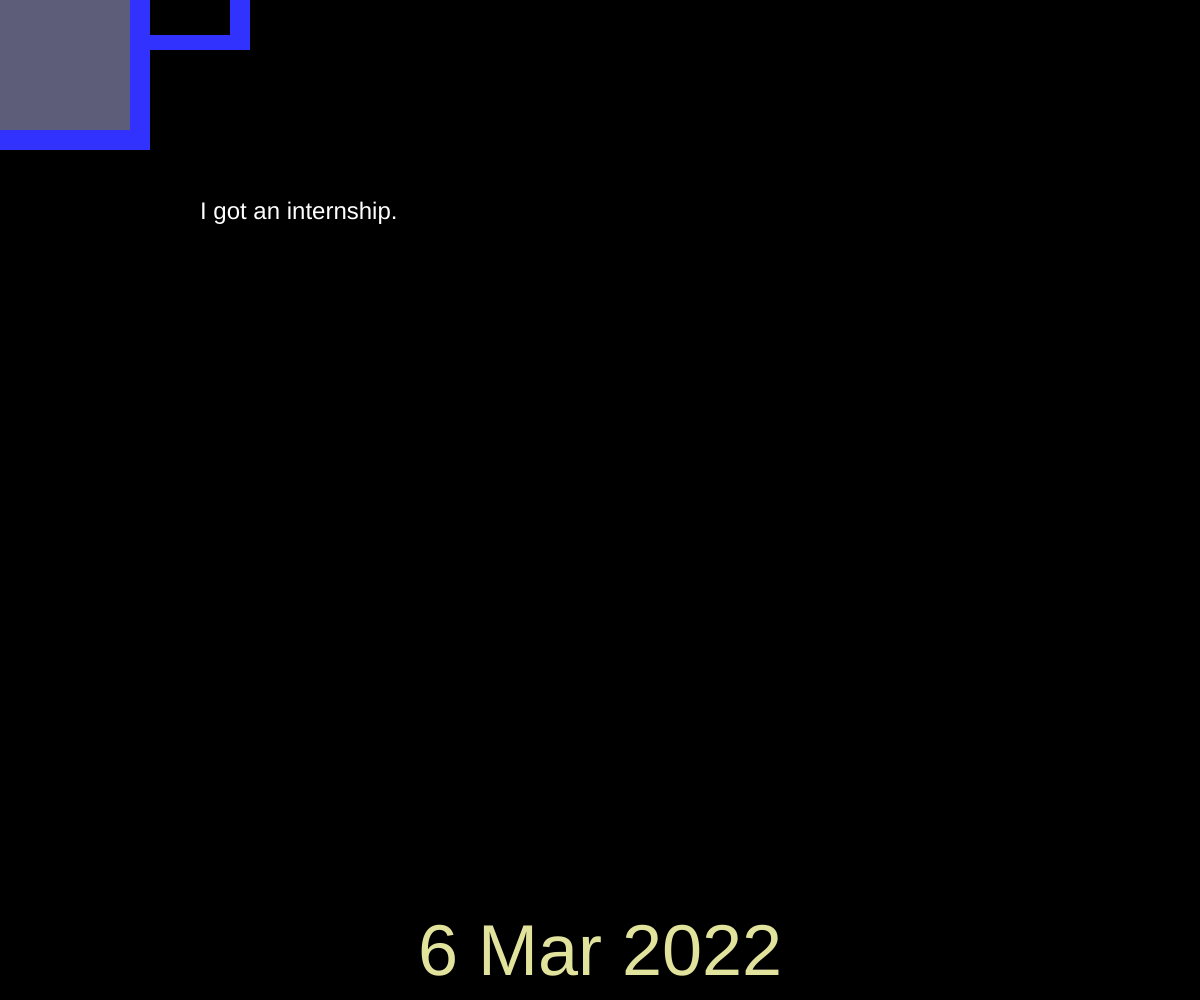
Frame 1 (no input)
Frame 60 (no input): identical to frame 1, image omitted
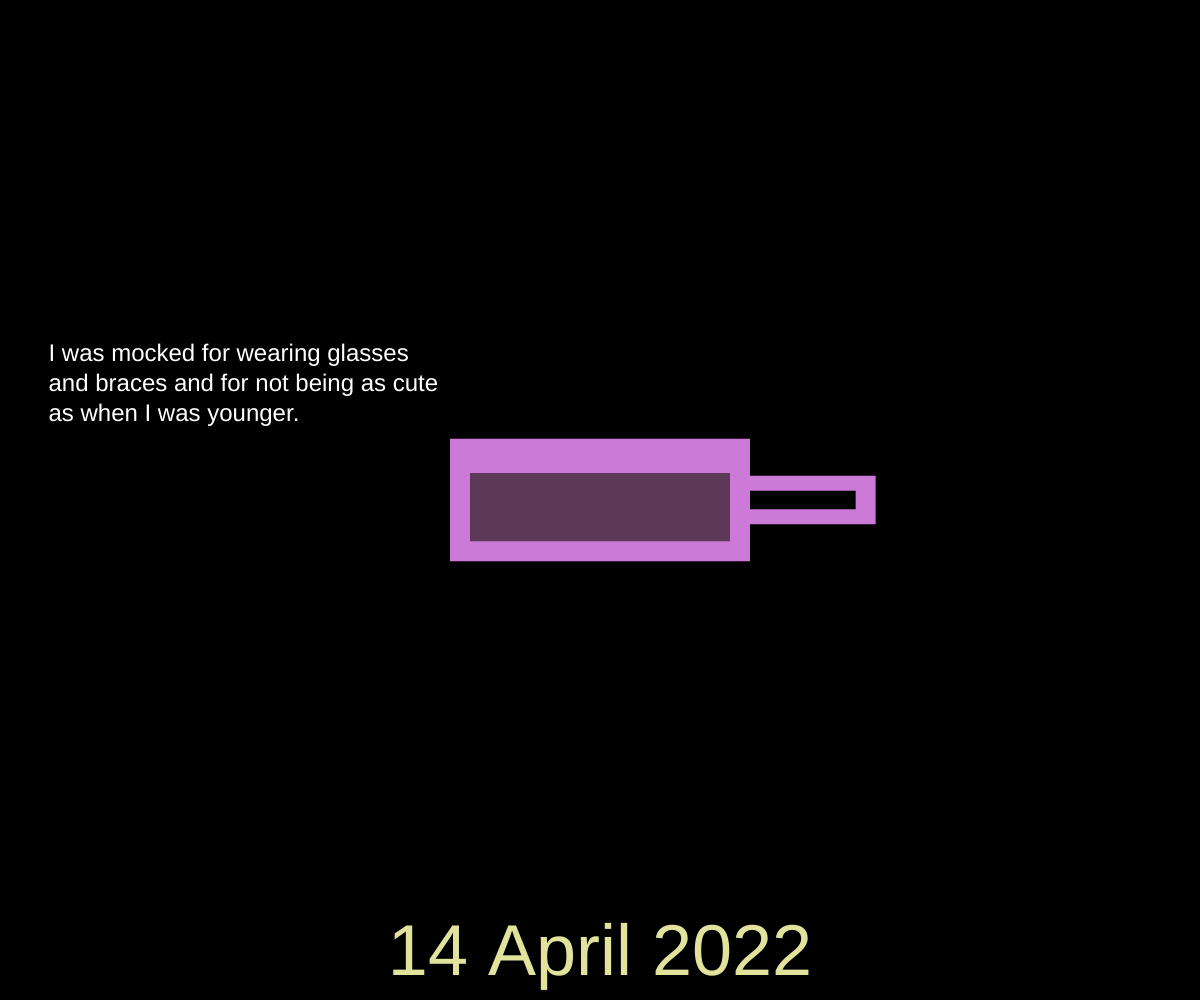
Frame 120 (the mouse pressed at the canvas centre since frame 60)

The p5.js sketch that drew these frames (run headless with seeded random() and noise() and a simulated clock; from frame 60 on, the mouse is pressed at the canvas centre):

// p5.js sketch
// ── sketch.js
var words = [
  "I got an internship.",
  "I got a cat named Omu.",
  "I was late for a morning quiz and was not allowed to take an exam.",
  "I have gain 2 kg.",
  "I got rejected from school cheerleader club.",
  "I did not pass a math exam. My friend barely passed, so I told her I was even worse don't worry. She told me she didn't want to compare herself to my level, which was lower.",
  "I was told 'you'd better continue doing law. stop doing this.' ",
  "I was mocked for wearing glasses and braces and for not being as cute as when I was younger.",
  "It rained so bad and I did not have an umbrella. My socks were wet, but I needed to sit through a solid 3-hour class.",
  "I was told by a friend that 'You're cute...if you lost some weight.",
];
var dates = [
  "6 Mar 2022",
  "14 April 2022",
  "11 May 2022",
  "21 Jun 2022",
  "30 Jul 2022",
  "31 Aug 2022",
  "25 Sep 2022",
  "1 Oct 2022",
  "17 Nov 2022",
  "10 Dec 2022",
];
var index = 0;
var chooseWords;
var chooseDates;

var x = 200;
var y = 200;

function setup() {
  createCanvas(windowWidth, windowHeight);
  coffee = new Coffee();
  chooseWords = words[0];
}

function draw() {
  background(0);
  coffee.show();

  textAlign(CENTER);
  textFont("Helvetica");
  colorMode(HSB);
  fill(62, 31, 89);
  textSize(72);
  text(dates[index], width / 2, height - 25);

  textAlign(LEFT);
  rectMode(CORNER);
  colorMode(RGB);
  fill(255);
  textSize(24);
  text(chooseWords, x, y, 400, 400);
}

function mousePressed() {
  coffee.click();

  index = index + 1;

  if (index == dates.length) {
    index = 0;
  }

  chooseWords = random(words);

  if (x > 0 || x < width - 250 || x > width - 50) x = random(0, width - 400);
  y = random(0, height - 200);
}

// ── classCoffee.js
class Coffee {
  constructor() {
    this.w = 300;
    this.h = 300;
    this.wSmall = 100;
    this.hSmall = 100;
    this.wSmallSmall = 80;
    this.hSmallSmall = 70;
    this.plus = 40;

    this.r = 50;
    this.g = 50;
    this.b = 255;
    this.rCoffee = 100;
    this.gCoffee = 100;
    this.bCoffee = 100;
  }
  show() {
    this.x = mouseX;
    this.y = mouseY;
    rectMode(CENTER);
    noStroke();
    fill(this.r, this.g, this.b);
    //main cup
    rect(this.x, this.y, this.w, this.h);
    
    //holder
    rect(
      this.x + this.w / 2 + this.wSmall / 2,
      this.y,
      this.wSmall,
      this.hSmall
    );

    //black hole
    fill(0);
    rect(
      this.x + this.w / 2 + this.wSmallSmall / 2,
      this.y,
      this.wSmallSmall,
      this.hSmallSmall
    );

    //inside coffee //จุดขวาล่าง จุดซ้ายบน
    fill(this.rCoffee, this.gCoffee, this.bCoffee, 220); 
    rectMode(CORNERS);
    rect(
      this.x + this.w / 2 - 20,
      this.y + this.h / 2 - 20,
      this.x - this.w / 2 + 20,
      this.y - this.h / 2 + 20 + this.plus
    );
  }
  click() {
    // background(0);
    this.x = mouseX;
    this.y = mouseY;
    this.w = random(50, 400);
    this.h = random(50, 400);
    this.r = random(50,255);
    this.g = random(50,255);
    this.b = random(50, 255);
    // rectMode(CENTER);
    // noStroke();
    // fill(this.r, this.g, this.b);
    // rect(this.x, this.y, this.w, this.h);

    this.wSmall = random(this.w * 0.3, this.w * 0.7);
    this.hSmall = random(this.h * 0.3, this.h * 0.7);
    // rect(
    //   this.x + this.w / 2 + this.wSmall / 2,
    //   this.y,
    //   this.wSmall,
    //   this.hSmall
    // );

    this.wSmallSmall = this.wSmall - 20;
    this.hSmallSmall = this.hSmall - 30;
    // rect(
    //   this.x + this.w / 2 + this.wSmallSmall / 2,
    //   this.y,
    //   this.wSmallSmall,
    //   this.hSmallSmall
    // );

    this.plus = random(0, this.h - 40);
    this.rCoffee = random(50, 150);
    this.gCoffee = random(0, 100);
    this.bCoffee = random(0, 100);
    
    // if (this.yCoffee >= this.y + this.h / 2 - 20){
    //   this.yCoffee = this.y;
    // }
    
    // fill(this.rCoffee, this.gCoffee, this.bCoffee, 220);
    // rectMode(CORNERS);
    // rect(
    //   this.x + this.w / 2 - 20,
    //   this.y + this.h / 2 - 20,
    //   this.xCoffee,
    //   this.yCoffee
    // ); 
  }
}
